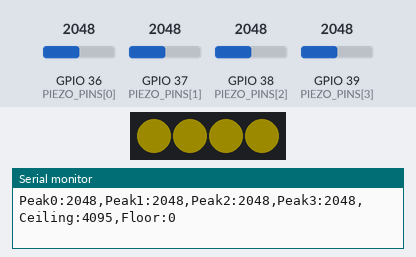
The sketch below on a simulated ESP32. Shown: 4 RGB LEDs in strip order, left to right, the last lines printed to the serial monitor. The test bench sets the inputs (shaded band); at power-on: GPIO 36 (PIEZO_PINS[0]) = 2048, GPIO 37 (PIEZO_PINS[1]) = 2048, GPIO 38 (PIEZO_PINS[2]) = 2048, GPIO 39 (PIEZO_PINS[3]) = 2048 (analog values on the 0–4095 scale). Dim RGB values are drawn brighter than linear.

Above: at 0.99 s.
1.3 s: GPIO 36 (PIEZO_PINS[0]) set to 122
At 2.04 s:
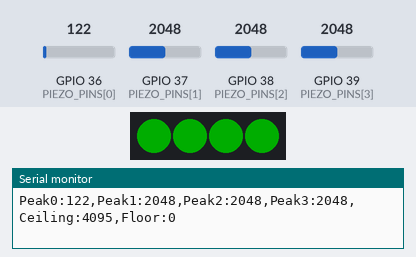
At 3.9 s:
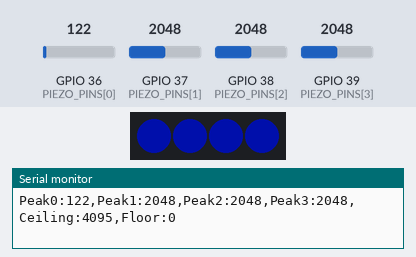
4.3 s: GPIO 37 (PIEZO_PINS[1]) set to 122
At 6.99 s:
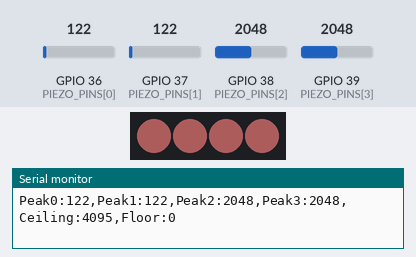
7.3 s: GPIO 38 (PIEZO_PINS[2]) set to 122
10.3 s: GPIO 39 (PIEZO_PINS[3]) set to 122
13.3 s: GPIO 36 (PIEZO_PINS[0]) set to 1228
At 13.72 s:
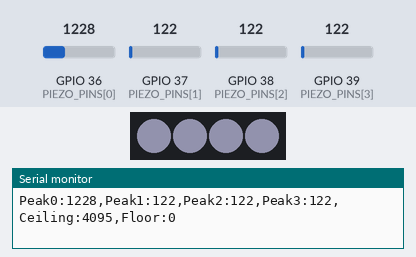
16.3 s: GPIO 37 (PIEZO_PINS[1]) set to 1228
Timing chart, 0 to 20.3 s (numbered marks = the images above; inputs shaded):
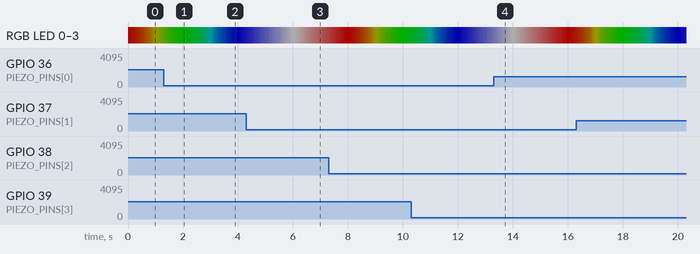

The sketch:

piezo_serial_test.ino
```cpp
// RP2040 + 4 piezo discs on A0-A3 -> continuous readout for Arduino IDE Serial Plotter
// Also drives 4x SK6812 RGBW pixels on D4, smoothly cycling through R/G/B/W.
//
// Wiring (important for RP2040 - its ADC pins are only 0-3.3V tolerant,
// unlike classic AVR Arduinos which clamp overvoltage internally):
//   Piezo lead 1 -> A0 / A1 / A2 / A3
//   Piezo lead 2 -> GND
//   1M ohm resistor across each piezo's two leads (bias/bleed resistor -
//     keeps the reading centered near 0 instead of floating, and
//     dampens the voltage spike from a hard tap)
//   Optional but recommended clamp diodes (e.g. 1N4148) to protect each ADC
//     pin from voltage spikes outside 0-3.3V:
//       anode -> Ax,  cathode -> 3V3   (clips positive spikes above 3.3V)
//       anode -> GND, cathode -> Ax    (clips negative spikes below 0V)
//
//   SK6812 RGBW data in -> D4 (through a ~330-470 ohm series resistor is
//     recommended), pixel VDD -> 5V, GND -> GND.

#include <Adafruit_NeoPixel.h>

const int PIEZO_PINS[4] = {A0, A1, A2, A3};

// Sample the sensors fast so sharp taps aren't missed between reads...
const uint32_t SAMPLE_INTERVAL_US = 200;   // 0.2ms -> 5000 samples/sec per channel

// ...but only push values to Serial at a rate a human (and the Serial
// Plotter) can actually watch. Between sends we keep the highest sample
// seen per channel, so fast spikes still show up even though the plot
// itself is slow.
const uint32_t PLOT_INTERVAL_MS = 33;      // ~30 updates/sec

uint32_t nextSampleAt = 0;
uint32_t nextPlotAt = 0;
int peaks[4] = {0, 0, 0, 0};

// --- SK6812 RGBW pixels -----------------------------------------------

const int PIXEL_PIN = D4;
const int NUM_PIXELS = 4;
const uint8_t PIXEL_BRIGHTNESS = 51; // 20% of 255

Adafruit_NeoPixel pixels(NUM_PIXELS, PIXEL_PIN, NEO_GRBW + NEO_KHZ800);

struct RGBW {
  uint8_t r, g, b, w;
};

// Order the cycle passes through: Red -> Green -> Blue -> White -> (back to Red)
const RGBW CYCLE_COLORS[4] = {
  {255, 0,   0,   0},
  {0,   255, 0,   0},
  {0,   0,   255, 0},
  {0,   0,   0,   255},
};

const uint32_t COLOR_CYCLE_MS = 8000;               // full 4-color loop duration
const uint32_t PIXEL_UPDATE_INTERVAL_MS = 20;        // ~50 updates/sec, plenty smooth
uint32_t nextPixelUpdateAt = 0;

uint8_t lerp8(uint8_t from, uint8_t to, float frac) {
  return from + (int)((to - from) * frac + 0.5f);
}

void updatePixels() {
  const uint32_t segmentMs = COLOR_CYCLE_MS / 4;
  uint32_t t = millis() % COLOR_CYCLE_MS;
  int segment = t / segmentMs;
  float frac = (t % segmentMs) / (float)segmentMs;

  const RGBW &from = CYCLE_COLORS[segment];
  const RGBW &to = CYCLE_COLORS[(segment + 1) % 4];

  uint32_t color = pixels.Color(
    lerp8(from.r, to.r, frac),
    lerp8(from.g, to.g, frac),
    lerp8(from.b, to.b, frac),
    lerp8(from.w, to.w, frac)
  );

  for (int i = 0; i < NUM_PIXELS; i++) {
    pixels.setPixelColor(i, color);
  }
  pixels.show();
}

// ------------------------------------------------------------------------

void setup() {
  Serial.begin(115200);
  analogReadResolution(12); // RP2040 ADC is 12-bit (0-4095)

  pixels.begin();
  pixels.setBrightness(PIXEL_BRIGHTNESS);
  pixels.show(); // all off until the first updatePixels() call
}

void loop() {
  uint32_t nowUs = micros();
  if (nowUs >= nextSampleAt) {
    nextSampleAt = nowUs + SAMPLE_INTERVAL_US;
    for (int i = 0; i < 4; i++) {
      int value = analogRead(PIEZO_PINS[i]);
      if (value > peaks[i]) peaks[i] = value;
    }
  }

  uint32_t nowMs = millis();

  if (nowMs >= nextPlotAt) {
    nextPlotAt = nowMs + PLOT_INTERVAL_MS;

    // "Ceiling" and "Floor" are constant at the ADC's true 0-4095 range.
    // Plotting them alongside the peaks pins the graph's autoscale to the
    // full range, so you can actually see how much headroom you're using
    // instead of the plot rescaling to fit whatever just came in.
    Serial.print("Peak0:");
    Serial.print(peaks[0]);
    Serial.print(",Peak1:");
    Serial.print(peaks[1]);
    Serial.print(",Peak2:");
    Serial.print(peaks[2]);
    Serial.print(",Peak3:");
    Serial.print(peaks[3]);
    Serial.print(",Ceiling:4095,Floor:0");
    Serial.println();

    for (int i = 0; i < 4; i++) peaks[i] = 0; // reset the hold for the next window
  }

  if (nowMs >= nextPixelUpdateAt) {
    nextPixelUpdateAt = nowMs + PIXEL_UPDATE_INTERVAL_MS;
    updatePixels();
  }
}
```
